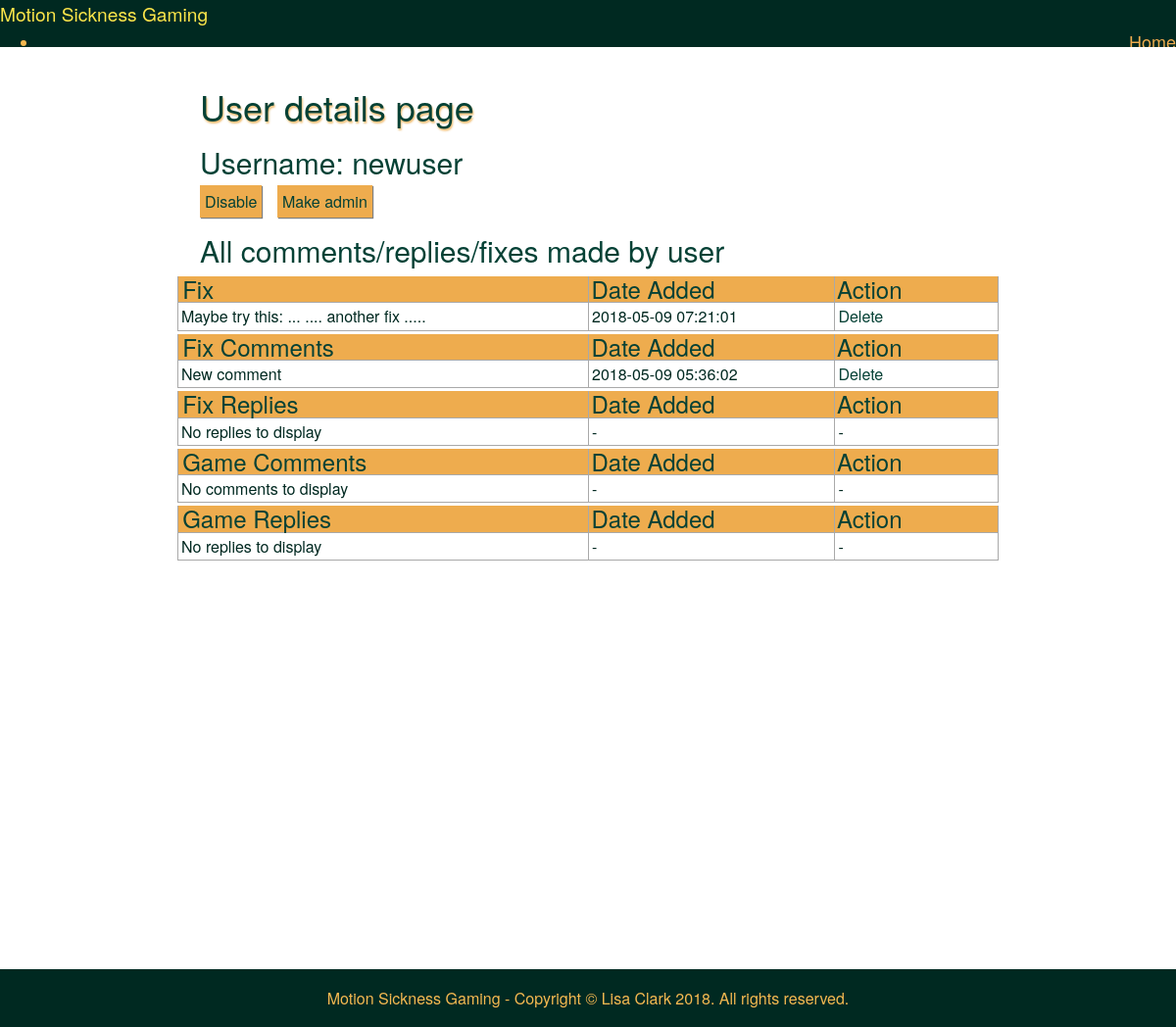
/view/php/admin_view_user.php?userID=6 (signed in), run on the app's committed database.
### tables this page shows
CREATE TABLE `user` (
  `userID` int(10) UNSIGNED NOT NULL,
  `username` varchar(30) NOT NULL,
  `password` varchar(512) NOT NULL,
  `userCreateDate` datetime NOT NULL DEFAULT CURRENT_TIMESTAMP,
  `acctStatus` int(10) UNSIGNED NOT NULL,
  `avatarID` int(10) UNSIGNED DEFAULT NULL,
  `commRep` int(10) UNSIGNED NOT NULL,
  `fixRep` int(10) UNSIGNED NOT NULL
);

CREATE TABLE `fix` (
  `fixID` int(10) UNSIGNED NOT NULL,
  `fixInfo` text NOT NULL,
  `fixDateTime` timestamp NOT NULL DEFAULT CURRENT_TIMESTAMP,
  `fixThUp` int(10) UNSIGNED NOT NULL,
  `fixThDown` int(10) UNSIGNED NOT NULL,
  `userID` int(10) UNSIGNED NOT NULL,
  `gameID` int(10) UNSIGNED NOT NULL,
  `deleted` tinyint(1) NOT NULL
);

CREATE TABLE `fixcomm` (
  `fixCommID` int(10) UNSIGNED NOT NULL,
  `fixComment` text NOT NULL,
  `fixCommDateTime` timestamp NOT NULL DEFAULT CURRENT_TIMESTAMP,
  `fixCommThUp` int(10) UNSIGNED NOT NULL,
  `fixCommThDown` int(10) UNSIGNED NOT NULL,
  `userID` int(10) UNSIGNED NOT NULL,
  `fixID` int(10) UNSIGNED NOT NULL,
  `deleted` tinyint(1) NOT NULL
);

### model/dbfunctions.php (called while the page is built, shortened)
<?php
function getOneUser($userID) {
    $user = "SELECT user.userID, user.username, avatar.avatarID, avatar.url, user.acctStatus
    FROM user
    INNER JOIN avatar ON avatar.avatarID = user.avatarID
    WHERE user.userID ='" . $userID . "';";
    include 'connect.php';
    $stmt = $conn->prepare($user);
    $stmt->execute();
    return $stmt->fetch(PDO::FETCH_ASSOC);
}
function getAllUserComments($table, $userID) {
    $comment = "SELECT * FROM ".$table."
    WHERE userID = '" . $userID . "';";
    include 'connect.php';
    $stmt = $conn->prepare($comment);
    $stmt->execute();
    return $stmt->fetchAll(PDO::FETCH_ASSOC);
}
?>

### view/php/admin_view_user.php (the view, shortened to what this page needs)
<?php
    include 'header.php';
    include 'nav.php';
    include '../../model/connect.php';
    include '../../model/dbfunctions.php';
?>
<div class="content game-page">
    <h1>User details page</h1>
    <?php
        $getuser = getOneUser($_GET['userID']);
    ?>
    <h2>Username: <?php echo $getuser['username']; ?></h2>
    <?php
        if ($getuser['acctStatus'] == '1') {
    ?>
    <a class="status" href="#" onclick="changestatus('disable', <?php echo $_GET['userID']; ?>)">Disable</a>
    <a class="status" href="#" onclick="changestatus('admin', <?php echo $_GET['userID']; ?>)">Make admin</a>
    <?php
        } else if ($getuser['acctStatus'] == '2') {
    ?>
    <a class="status" href="#" onclick="changestatus('active', <?php echo $_GET['userID']; ?>)">Enable</a>
    <?php
        } else if ($getuser['acctStatus'] == '3') {
    ?>
    <a class="status" href="#" onclick="changestatus('disable', <?php echo $_GET['userID']; ?>)">Disable</a>
    <a class="status" href="#" onclick="changestatus('removeadmin', <?php echo $_GET['userID']; ?>)">Remove admin</a>
    <?php
        }
    ?>
    <h2>All comments/replies/fixes made by user</h2>
    <?php
        include 'admin_view_user_fix.php';
        include 'admin_view_user_fixcomm.php';
        include 'admin_view_user_fixreply.php';
        include 'admin_view_user_gamecomm.php';
        include 'admin_view_user_gamereply.php';
    ?>
</div>
<?php
    include 'footer.php';
?>

### view/php/admin_view_user_fix.php (shortened to what this page needs)
<div class="usercomments">
    <div class="row">
        <div class="col1">
            <div class="tablehead">
                <h3>Fix</h3>
            </div>
        </div>
        <div class="col2">
            <div class="tablehead">
                <h3>Date Added</h3>
            </div>
        </div>
        <div class="col3">
            <div class="tablehead">
                <h3>Action</h3>
            </div>
        </div>
    </div>
    <?php
    $getAllUserFix = getAllUserComments('fix', $_GET['userID']);
    if (!empty($getAllUserFix)) {
        ?>
        <?php
            foreach($getAllUserFix as $row) {
        ?>
    <div class="row">
        <div class="col1">
            <?php
                if($row['deleted'] == true) {
            ?>
            <p>
                <?php echo $row['fixInfo']; ?>
                <em class="orange">This fix was deleted</em>
            </p>
            <?php
                } else {
            ?>
            <p>
                <?php echo $row['fixInfo'] ?>
            </p>
            <?php
                }
            ?>
        </div>
        <div class="col2">
            <p>
                <?php echo $row['fixDateTime']; ?>
            </p>
        </div>
        <div class="col3">
            <p>
            <?php
                if($row['deleted'] == true) {
            ?>
                <a href="#" onclick="undeletecomm('fix', <?php echo $row['fixID'] ?>);">Undo</a>
            <?php
                } else {
            ?>
                <a href="#" onclick="deletecomm('fix', <?php echo $row['fixID'] ?>);">Delete</a>
            <?php
                }
            ?>
            </p>
        </div>
    </div>
        <?php
            }
        ?>
        <?php
            }
        ?>
</div>

### view/php/admin_view_user_fixcomm.php (shortened to what this page needs)
<div class="usercomments">
    <div class="row">
        <div class="col1">
            <div class="tablehead">
                <h3>Fix Comments</h3>
            </div>
        </div>
        <div class="col2">
            <div class="tablehead">
                <h3>Date Added</h3>
            </div>
        </div>
        <div class="col3">
            <div class="tablehead">
                <h3>Action</h3>
            </div>
        </div>
    </div>
    <?php
    $getAllUserFixComm = getAllUserComments('fixcomm', $_GET['userID']);
    if (!empty($getAllUserFixComm)) {
        foreach($getAllUserFixComm as $row) {
    ?>
    <div class="row">
        <div class="col1">
            <?php
                if($row['deleted'] == true) {
            ?>
            <p>
                <?php echo $row['fixComment']; ?>
                <em class="orange">This comment was deleted</em>
            </p>
            <?php
                } else {
            ?>
            <p>
                <?php echo $row['fixComment'] ?>
            </p>
            <?php
                }
            ?>
        </div>
        <div class="col2">
            <p>
                <?php echo $row['fixCommDateTime']; ?>
            </p>
        </div>
        <div class="col3">
            <p>
            <?php
                if($row['deleted'] == true) {
            ?>
                <a href="#" onclick="undeletecomm('fixcomm', <?php echo $row['fixCommID'] ?>);">Undo</a>
            <?php
                } else {
            ?>
                <a href="#" onclick="deletecomm('fixcomm', <?php echo $row['fixCommID'] ?>);">Delete</a>
            <?php
                }
            ?>
            </p>
        </div>
    </div>
        <?php
            }
            }
        ?>
</div>

### view/css/layouts/marketing.css (style rules this page uses)
* { -webkit-box-sizing: border-box; -moz-box-sizing: border-box; box-sizing: border-box; }
body { line-height: 1.7em; color: #002921; font-size: 13px; background-image: url(../../img/background.jpg); background-attachment: fixed; }
h1, h2, h3, h4, h5, h6, label { color: #054135; }
.content { padding: 1em 1em 3em; }
@media (min-width: 48em) { body { font-size: 16px; } }

### view/css/style.css (style rules this page uses)
.game-page { padding-top: 5px; margin: 0 auto; background: rgba(255,255,255,0.4); width: 70%; min-height: 1000px; }
.game-page h1 { text-shadow: 1px 2px 2px rgba(238,172,78,0.8); padding-top: 2%; }
.game-page h1, .game-page h2 { padding-left: 1%; }
a { color: #054135; }
.usercomments { margin-bottom: 3px; }
.col1 { grid-column: 1 / 2; }
.col2 { grid-column: 2 / 3; }
.col3 { grid-column: 3 / 4; border-right: 1px solid darkgrey; }
.col1, .col2, .col3 { border-left: 1px solid darkgrey; border-bottom: 1px solid darkgrey; }
.col1 p, .col2 p, .col3 p { margin: 0; padding-left: 3px; }
.row { display: grid; grid-template-columns: 50% 30% 20%; background-color: white; margin-bottom: 0; }
.tablehead { background-color: #EEAC4E; }
.tablehead h3 { padding: 0; margin: 0; padding-left: 1%; }
.status { background-color: #EEAC4E; padding: 5px; box-shadow: 1px 1px 1px rgba(0,0,0,0.5); margin-right: 3px; margin-left: 1%; }

### data on the page
user: username "newuser"
fix: fixInfo "Maybe try this: ... .... another fix .....", fixDateTime "2018-05-09 07:21:01"
fixcomm: fixComment "New comment", fixCommDateTime "2018-05-09 05:36:02"
